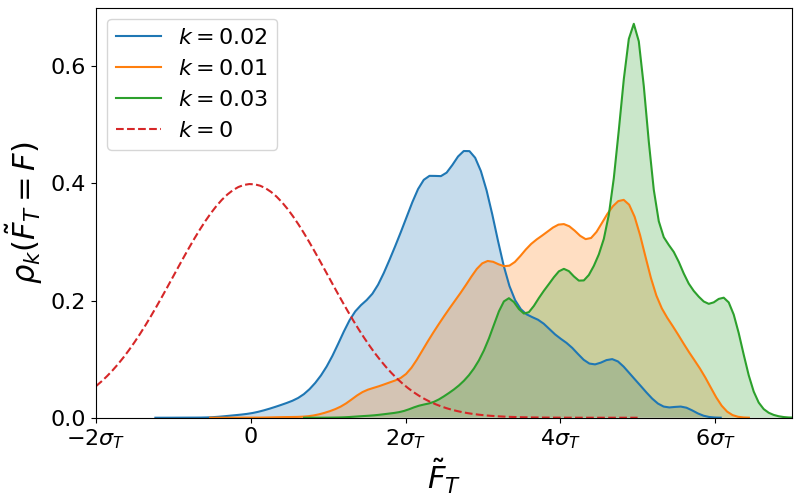

Source code (Python):
import numpy as np
import seaborn as sns
import matplotlib.pyplot as plt

def ret_gaussian(x):
    """ Returns zero-mean, unit variance at point
    """
    return (1./(np.sqrt(2.*np.pi)))*np.exp(-0.5*x*x)

prefix = '/home/tlestang/transition_hdd/thibault/These/tailleur_lecomte/lbm/2_sq/' \
         + 'grid/illustration_IS/'

directories = ['k_0.02_2018_03_26_10_01_46/', 'k_0.025_2018_03_25_20_13_40/',
           'k_0.03_2018_03_25_20_13_40/'];
k_value = [0.02, 0.015, 0.03]

sig = 0.0087714;

fig, ax = plt.subplots(figsize=(8,5),constrained_layout=True)

i=0
for directory in directories:
    A = np.fromfile(prefix+directory+'A.datout', float, -1, "")
    A = A/sig # A is already zero-mean

    # https://seaborn.pydata.org/generated/seaborn.kdeplot.html
    sns.kdeplot(A, shade=True, ax=ax, label='$k={:1.2f}$'.format(k_value[i]))
    i=i+1
    
xvec = np.linspace(-2,5,100)
# Plot the origina PDF estimate (gaussian approx)
ax.plot(xvec,ret_gaussian(xvec),linestyle='--', label='$k=0$')
ax.set_xlim((-2,7))
ax.set_ylim((0,0.7))

ax.set_xticks([-2,0,2,4,6])
ax.set_yticks(ax.get_yticks()[::2]) # Plot only half of ticks
ax.set_xticklabels(['$-2\\sigma_T$','$0$','$2\\sigma_T$','$4\\sigma_T$','$6\\sigma_T$'])
ax.tick_params(axis='both', which='major', labelsize=16)

ax.set_xlabel('$F$', fontsize=22)
ax.set_ylabel('$\\rho_{k}(\\tilde{F}_T = F)$', fontsize=22)
ax.legend(loc='best', fontsize=16)

# Prints figure
fname = 'IS_GKTL.png'
plt.savefig(fname)

plt.show()
